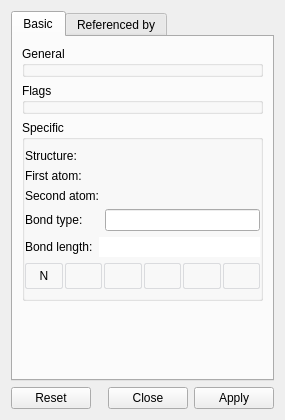
<?xml version="1.0" encoding="UTF-8"?>
<ui version="4.0">
 <class>BondDesigner</class>
 <widget class="QWidget" name="BondDesigner">
  <property name="geometry">
   <rect>
    <x>0</x>
    <y>0</y>
    <width>285</width>
    <height>420</height>
   </rect>
  </property>
  <property name="windowTitle">
   <string>Bond</string>
  </property>
  <layout class="QVBoxLayout" name="_4">
   <item>
    <widget class="QTabWidget" name="tabWidget">
     <property name="currentIndex">
      <number>0</number>
     </property>
     <widget class="QWidget" name="tab">
      <attribute name="title">
       <string>Basic</string>
      </attribute>
      <layout class="QVBoxLayout" name="_2">
       <item>
        <widget class="QGroupBox" name="generalGB">
         <property name="title">
          <string>General</string>
         </property>
        </widget>
       </item>
       <item>
        <widget class="QGroupBox" name="flagsGB">
         <property name="title">
          <string>Flags</string>
         </property>
        </widget>
       </item>
       <item>
        <widget class="QGroupBox" name="specificGB">
         <property name="title">
          <string>Specific</string>
         </property>
         <layout class="QGridLayout" name="_3">
          <property name="leftMargin">
           <number>0</number>
          </property>
          <property name="rightMargin">
           <number>0</number>
          </property>
          <item row="1" column="0">
           <widget class="QLabel" name="label_3">
            <property name="sizePolicy">
             <sizepolicy hsizetype="Minimum" vsizetype="Preferred">
              <horstretch>0</horstretch>
              <verstretch>0</verstretch>
             </sizepolicy>
            </property>
            <property name="text">
             <string>First atom:</string>
            </property>
           </widget>
          </item>
          <item row="2" column="0">
           <widget class="QLabel" name="label_8">
            <property name="text">
             <string>Second atom:</string>
            </property>
           </widget>
          </item>
          <item row="3" column="1">
           <widget class="QLineEdit" name="typeLE"/>
          </item>
          <item row="6" column="0" colspan="2">
           <widget class="QWidget" name="widget" native="true">
            <property name="styleSheet">
             <string notr="true"> QPushButton {
     border: 1px solid #dadbde;
     background-color: qlineargradient(x1: 0, y1: 0, x2: 0, y2: 1,
                                       stop: 0 #dadbde, stop: 1 #f6f7fa);
     border-radius: 2px;
     min-width: 34px;
     min-height: 24px;
 }

 QPushButton:checked {
     border: 2px solid #777777;
 }</string>
            </property>
            <layout class="QHBoxLayout" name="horizontalLayout_2">
             <property name="spacing">
              <number>2</number>
             </property>
             <property name="margin">
              <number>0</number>
             </property>
             <item>
              <widget class="QPushButton" name="bondButton0_0">
               <property name="text">
                <string>N</string>
               </property>
               <property name="checkable">
                <bool>true</bool>
               </property>
              </widget>
             </item>
             <item>
              <widget class="QPushButton" name="bondButton1_0">
               <property name="sizePolicy">
                <sizepolicy hsizetype="Minimum" vsizetype="Fixed">
                 <horstretch>0</horstretch>
                 <verstretch>0</verstretch>
                </sizepolicy>
               </property>
               <property name="focusPolicy">
                <enum>Qt::NoFocus</enum>
               </property>
               <property name="text">
                <string/>
               </property>
               <property name="icon">
                <iconset>
                 <normaloff>:/images/NemesisCore/designers/BondDesigner/bond_1_0.png</normaloff>:/images/NemesisCore/designers/BondDesigner/bond_1_0.png</iconset>
               </property>
               <property name="iconSize">
                <size>
                 <width>37</width>
                 <height>15</height>
                </size>
               </property>
               <property name="checkable">
                <bool>true</bool>
               </property>
               <property name="autoExclusive">
                <bool>true</bool>
               </property>
               <property name="flat">
                <bool>true</bool>
               </property>
              </widget>
             </item>
             <item>
              <widget class="QPushButton" name="bondButton1_5">
               <property name="focusPolicy">
                <enum>Qt::NoFocus</enum>
               </property>
               <property name="text">
                <string/>
               </property>
               <property name="icon">
                <iconset>
                 <normaloff>:/images/NemesisCore/designers/BondDesigner/bond_1_5.png</normaloff>:/images/NemesisCore/designers/BondDesigner/bond_1_5.png</iconset>
               </property>
               <property name="iconSize">
                <size>
                 <width>37</width>
                 <height>15</height>
                </size>
               </property>
               <property name="checkable">
                <bool>true</bool>
               </property>
               <property name="autoExclusive">
                <bool>true</bool>
               </property>
               <property name="flat">
                <bool>true</bool>
               </property>
              </widget>
             </item>
             <item>
              <widget class="QPushButton" name="bondButton2_0">
               <property name="focusPolicy">
                <enum>Qt::NoFocus</enum>
               </property>
               <property name="autoFillBackground">
                <bool>false</bool>
               </property>
               <property name="text">
                <string/>
               </property>
               <property name="icon">
                <iconset>
                 <normaloff>:/images/NemesisCore/designers/BondDesigner/bond_2_0.png</normaloff>:/images/NemesisCore/designers/BondDesigner/bond_2_0.png</iconset>
               </property>
               <property name="iconSize">
                <size>
                 <width>37</width>
                 <height>15</height>
                </size>
               </property>
               <property name="checkable">
                <bool>true</bool>
               </property>
               <property name="autoExclusive">
                <bool>true</bool>
               </property>
               <property name="flat">
                <bool>true</bool>
               </property>
              </widget>
             </item>
             <item>
              <widget class="QPushButton" name="bondButton2_5">
               <property name="focusPolicy">
                <enum>Qt::NoFocus</enum>
               </property>
               <property name="text">
                <string/>
               </property>
               <property name="icon">
                <iconset>
                 <normaloff>:/images/NemesisCore/designers/BondDesigner/bond_2_5.png</normaloff>:/images/NemesisCore/designers/BondDesigner/bond_2_5.png</iconset>
               </property>
               <property name="iconSize">
                <size>
                 <width>37</width>
                 <height>15</height>
                </size>
               </property>
               <property name="checkable">
                <bool>true</bool>
               </property>
               <property name="autoExclusive">
                <bool>true</bool>
               </property>
               <property name="flat">
                <bool>true</bool>
               </property>
              </widget>
             </item>
             <item>
              <widget class="QPushButton" name="bondButton3_0">
               <property name="focusPolicy">
                <enum>Qt::NoFocus</enum>
               </property>
               <property name="text">
                <string/>
               </property>
               <property name="icon">
                <iconset>
                 <normaloff>:/images/NemesisCore/designers/BondDesigner/bond_3_0.png</normaloff>:/images/NemesisCore/designers/BondDesigner/bond_3_0.png</iconset>
               </property>
               <property name="iconSize">
                <size>
                 <width>37</width>
                 <height>15</height>
                </size>
               </property>
               <property name="checkable">
                <bool>true</bool>
               </property>
               <property name="autoExclusive">
                <bool>true</bool>
               </property>
               <property name="flat">
                <bool>true</bool>
               </property>
              </widget>
             </item>
            </layout>
           </widget>
          </item>
          <item row="3" column="0">
           <widget class="QLabel" name="label">
            <property name="text">
             <string>Bond type:</string>
            </property>
           </widget>
          </item>
          <item row="5" column="0" colspan="2">
           <layout class="QHBoxLayout" name="horizontalLayout">
            <item>
             <widget class="QLabel" name="label_9">
              <property name="sizePolicy">
               <sizepolicy hsizetype="Minimum" vsizetype="Preferred">
                <horstretch>0</horstretch>
                <verstretch>0</verstretch>
               </sizepolicy>
              </property>
              <property name="text">
               <string>Bond length:</string>
              </property>
             </widget>
            </item>
            <item>
             <widget class="QQuantityLineEdit" name="lengthLE">
              <property name="frame">
               <bool>false</bool>
              </property>
              <property name="alignment">
               <set>Qt::AlignRight|Qt::AlignTrailing|Qt::AlignVCenter</set>
              </property>
              <property name="readOnly">
               <bool>true</bool>
              </property>
             </widget>
            </item>
           </layout>
          </item>
          <item row="0" column="0">
           <widget class="QLabel" name="label1">
            <property name="text">
             <string>Structure:</string>
            </property>
           </widget>
          </item>
          <item row="0" column="1">
           <widget class="QObjectLinkWidget" name="structureW" native="true"/>
          </item>
          <item row="1" column="1">
           <widget class="QObjectLinkWidget" name="atom1W" native="true"/>
          </item>
          <item row="2" column="1">
           <widget class="QObjectLinkWidget" name="atom2W" native="true"/>
          </item>
         </layout>
        </widget>
       </item>
       <item>
        <spacer name="verticalSpacer">
         <property name="orientation">
          <enum>Qt::Vertical</enum>
         </property>
         <property name="sizeHint" stdset="0">
          <size>
           <width>20</width>
           <height>40</height>
          </size>
         </property>
        </spacer>
       </item>
      </layout>
     </widget>
     <widget class="QWidget" name="refByTab">
      <attribute name="title">
       <string>Referenced by</string>
      </attribute>
     </widget>
    </widget>
   </item>
   <item>
    <widget class="QDialogButtonBox" name="buttonBox">
     <property name="standardButtons">
      <set>QDialogButtonBox::Apply|QDialogButtonBox::Close|QDialogButtonBox::Reset</set>
     </property>
    </widget>
   </item>
  </layout>
 </widget>
 <customwidgets>
  <customwidget>
   <class>QQuantityLineEdit</class>
   <extends>QLineEdit</extends>
   <header>QuantityLineEdit.hpp</header>
  </customwidget>
  <customwidget>
   <class>QObjectLinkWidget</class>
   <extends>QWidget</extends>
   <header location="global">ObjectLinkWidget.hpp</header>
   <container>1</container>
  </customwidget>
 </customwidgets>
 <resources/>
 <connections/>
</ui>
